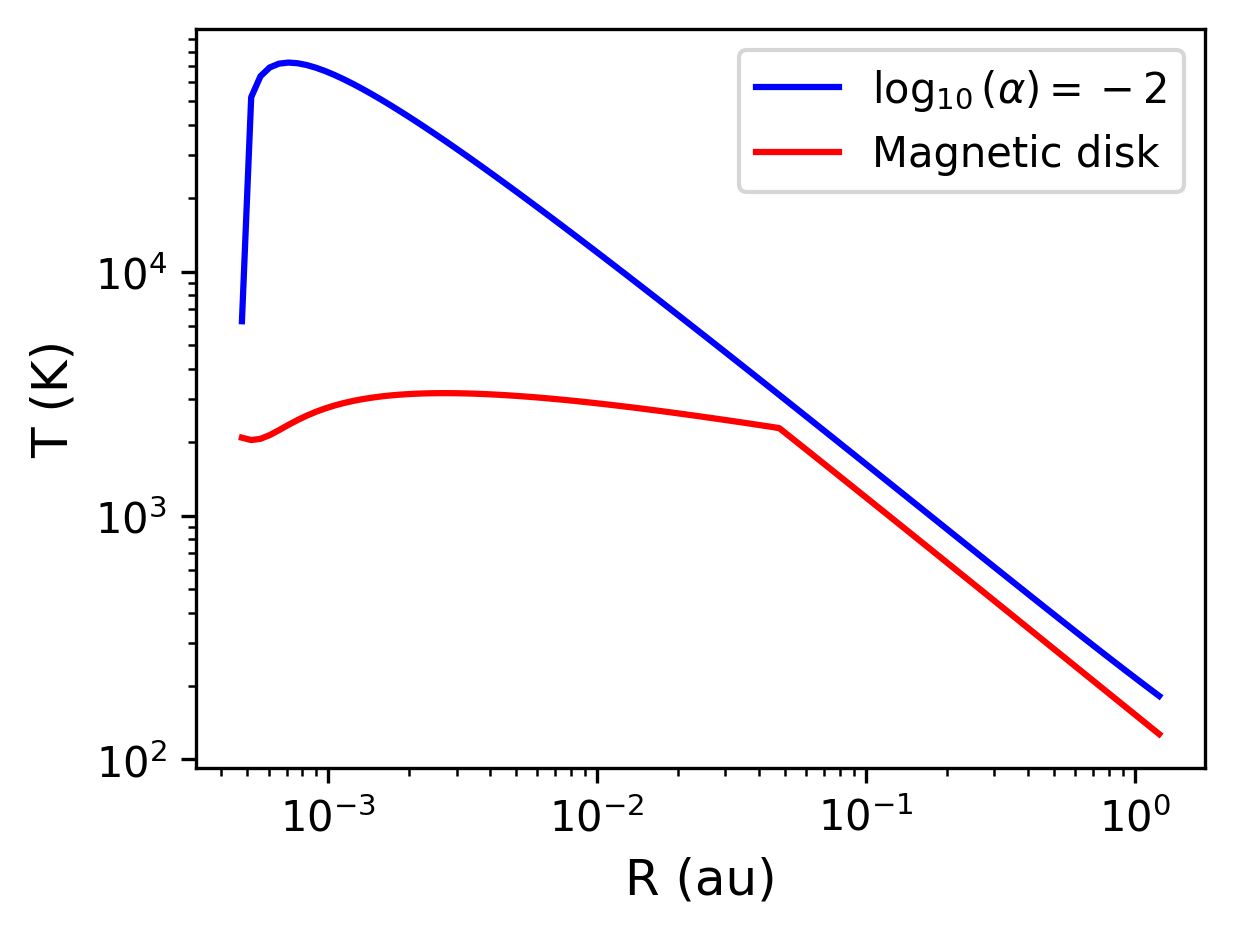

Generate this figure with Python:
# Temperature profiles of the magnetic disk and the HI disk
import numpy as np
import matplotlib.pyplot as plt

T_HI_array=np.loadtxt('profiles_HI.txt')[:,3]
T_mag_array=np.loadtxt('profiles.txt')[:,3]
R_array=np.loadtxt('profiles_HI.txt')[:,0]

# The figure
fig = plt.figure(layout='constrained', figsize=(4, 3), dpi=300)
ax1 = fig.add_subplot(111)
ax1.plot(R_array, T_HI_array, label=r'$\log_{10}(\alpha)=-2$', color='blue')
ax1.plot(R_array, T_mag_array, label='Magnetic disk', color='red')
ax1.set_xscale('log')
ax1.set_yscale('log')
ax1.set_xlabel('R (au)', fontsize=12)
ax1.set_ylabel('T (K)', fontsize=12)
ax1.legend()
plt.savefig('temperature_profiles.png', dpi=300, bbox_inches='tight')
